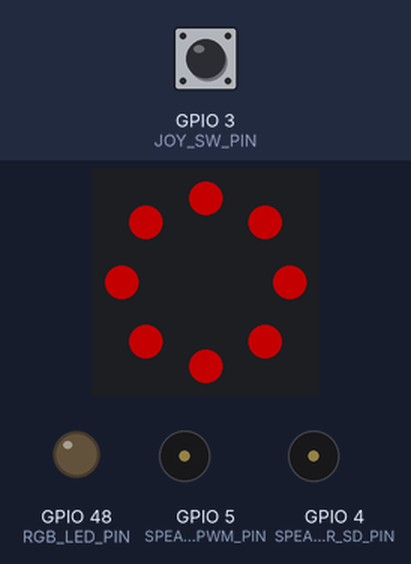
A program run on a simulated ESP32-S3. Shown: 8 RGB LEDs in a ring, first at the top, clockwise, output pins drawn as LEDs (lit = HIGH), buzzer (waves = sounding, pin HIGH). Inputs (shaded band) come from the test bench; at power-on: GPIO 3 (JOY_SW_PIN) HIGH. Dim RGB values are drawn brighter than linear; what the program prints to the serial monitor is not drawn.

Above: at 1.6 s.
3.4 s: GPIO 3 (JOY_SW_PIN) pulled LOW for 0.15 s
At 3.63 s:
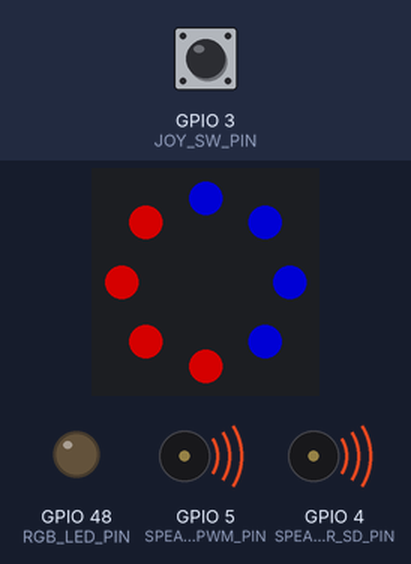
4.1 s: GPIO 3 (JOY_SW_PIN) pulled LOW for 1 s
At 4.85 s:
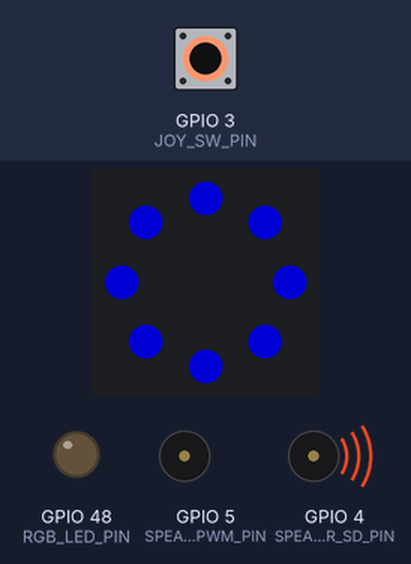
5.7 s: GPIO 3 (JOY_SW_PIN) pulsed LOW 5 times (0.12 s each, 0.3 s apart)
At 8.0 s:
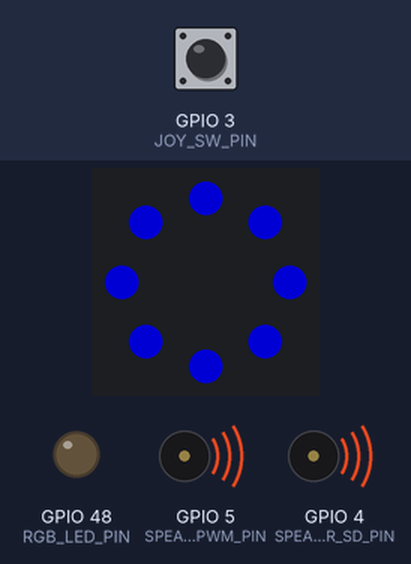
8.7 s: GPIO 3 (JOY_SW_PIN) pulled LOW for 3.2 s
At 9.5 s:
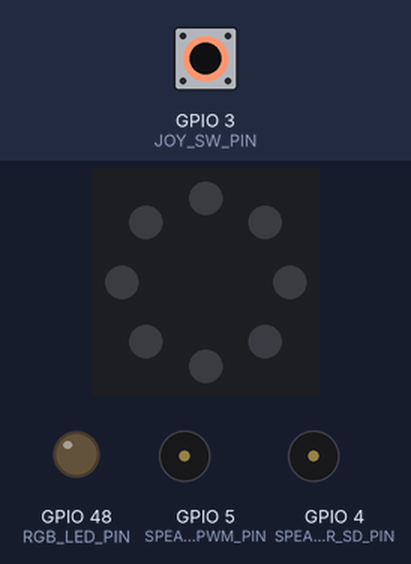
Timing chart, 0 to 11.7 s (numbered marks = the images above; inputs shaded):
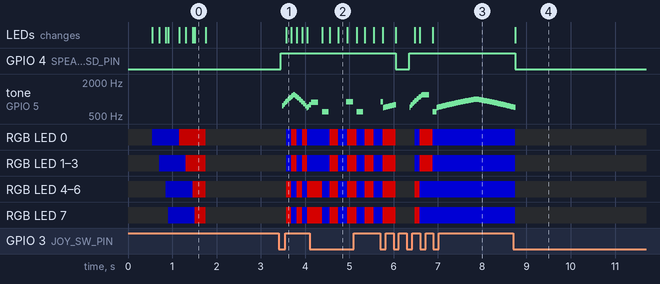

Measured:
- after the input at 3.4 s, GPIO 4 (SPEAKER_SD_PIN): LOW → HIGH after 0.05 s; tone on GPIO 5 (SPEAKER_PWM_PIN): plays 756 Hz for 0.03 s, 812 Hz for 0.01 s, 826 Hz for 0.03 s, 882 Hz for 0.01 s, 896 Hz for 0.01 s, 910 Hz for 0.03 s … (34 notes in this stretch), starting after 0.08 s
- after the input at 4.1 s, the LEDs: change after 0.28 s (image 2)
- after the input at 5.7 s, GPIO 4 (SPEAKER_SD_PIN): HIGH → LOW after 0.35 s, → HIGH 0.30 s later
- after the input at 8.7 s, GPIO 4 (SPEAKER_SD_PIN): HIGH → LOW after 0.05 s; the LEDs: change after 0.05 s (image 4)

The program:

main.cpp
```cpp
/*
 * =====================================================
 *  🚑 AMBULANS SİSTEMİ v2 — ESP32-S3
 * =====================================================
 *  MODLAR (butona her basışta bir sonraki moda geçer):
 *
 *  MOD 0 — KAPALI
 *    LED kapalı, ses yok
 *
 *  MOD 1 — KLASİK AMBULANS
 *    Sol yarı mavi / sağ yarı kırmızı hızlı yanıp söner
 *    Ses: Wee-Woo sweep (700Hz ↔ 1200Hz)
 *
 *  MOD 2 — FULL RENK DÖNGÜSÜ
 *    Tüm LEDler → tam MAVİ ... tam KIRMIZI (hızlı dönüşüm)
 *    Ses: Çift bip (iki farklı ton art arda)
 *
 *  MOD 3 — YAVAŞ FLAŞ
 *    3 sn KIRMIZI → 3 sn MAVİ (sert geçiş)
 *    Ses: Uzun iniş-çıkış (ağır sirn tonu)
 *
 *  Bağlantılar:
 *    Joystick : SW→GPIO3 | X→GPIO1 | Y→GPIO2 | 3V3→3V3 | GND→GND
 *    Hoparlör : SD→GPIO4 | IN+→GPIO5 | GND→GND
 *    LED Ring : DIN→GPIO6 | VCC→5V | GND→GND
 * =====================================================
 */

#include <Arduino.h>
#include <Adafruit_NeoPixel.h>

// ── Pin Tanımları ─────────────────────────────────
#define JOY_SW_PIN      3
#define SPEAKER_SD_PIN  4
#define SPEAKER_PWM_PIN 5
#define LED_PIN         6
#define LED_COUNT       8
#define RGB_LED_PIN     48   // ESP32-S3 dahili RGB

// ── PWM ───────────────────────────────────────────
#define PWM_CHANNEL     0
#define PWM_RESOLUTION  8

// ── Nesneler ──────────────────────────────────────
Adafruit_NeoPixel ring(LED_COUNT, LED_PIN, NEO_GRB + NEO_KHZ800);

// ── Mod ───────────────────────────────────────────
int  currentMode   = 0;      // 0=Kapalı, 1=Klasik, 2=FullRenk, 3=YavaşFlaş
#define MAX_MODES   4

// ── Buton debounce ────────────────────────────────
bool          lastBtnState  = HIGH;
bool          debouncedBtn  = HIGH;
unsigned long lastDebounce  = 0;
#define DEBOUNCE_MS 50

// ── LED zamanlaması ───────────────────────────────
unsigned long lastLedUpdate = 0;
bool          flashState    = false;  // mavi mi kırmızı mı
bool          ledIsOn       = true;

// ── Ses zamanlaması ───────────────────────────────
unsigned long lastSoundUpdate = 0;
int  currentFreq    = 700;
int  sirenDir       = +1;

// Mod2: çift bip durumu
int  bipPhase       = 0;       // 0=bip1, 1=bekleme1, 2=bip2, 3=bekleme2
unsigned long bipTimer = 0;

// Mod3: 3 sn blok sayacı
unsigned long blockStart = 0;
bool          blockRed   = true;  // true=kırmızı blok

// ── Yardımcı ──────────────────────────────────────
void setRGB(uint8_t r, uint8_t g, uint8_t b) {
  neopixelWrite(RGB_LED_PIN, r, g, b);
}

void speakerOn(int freq) {
  if (freq < 20) freq = 20;
  ledcWriteTone(PWM_CHANNEL, freq);
}

void speakerOff() {
  ledcWrite(PWM_CHANNEL, 0);
}

void allLed(uint8_t r, uint8_t g, uint8_t b) {
  ring.fill(ring.Color(r, g, b));
  ring.show();
}

void ledOff() {
  ring.clear();
  ring.show();
  setRGB(0, 0, 0);
}

// ── Mod geçişinde sıfırla ─────────────────────────
void enterMode(int mode) {
  currentMode  = mode;
  lastLedUpdate  = millis();
  lastSoundUpdate = millis();
  flashState   = false;
  ledIsOn      = true;
  currentFreq  = 700;
  sirenDir     = +1;
  bipPhase     = 0;
  bipTimer     = millis();
  blockStart   = millis();
  blockRed     = true;

  if (mode == 0) {
    speakerOff();
    digitalWrite(SPEAKER_SD_PIN, LOW);
    ledOff();
    Serial.println("MOD 0 — Kapalı");
  } else {
    digitalWrite(SPEAKER_SD_PIN, HIGH);
    Serial.printf("MOD %d aktif\n", mode);
  }
}

// ── MOD 1: Klasik Ambulans ────────────────────────
//    Sol yarı mavi / sağ yarı kırmızı — hızlı blink
//    Ses: 700↔1200 sweep
void updateMode1(unsigned long now) {
  // LED: 120ms'de bir renk/taraf değişimi
  if (now - lastLedUpdate >= 120) {
    lastLedUpdate = now;
    ring.clear();
    for (int i = 0; i < LED_COUNT / 2; i++) {
      ring.setPixelColor(i,               flashState ? ring.Color(255,0,0) : ring.Color(0,0,255));
      ring.setPixelColor(i + LED_COUNT/2, flashState ? ring.Color(0,0,255) : ring.Color(255,0,0));
    }
    ring.show();
    setRGB(flashState ? 50 : 0, 0, flashState ? 0 : 50);
    flashState = !flashState;
  }

  // Ses: sweep 700↔1200
  if (now - lastSoundUpdate >= 8) {
    lastSoundUpdate = now;
    currentFreq += sirenDir * 14;
    if (currentFreq >= 1200) { currentFreq = 1200; sirenDir = -1; }
    if (currentFreq <= 700)  { currentFreq = 700;  sirenDir = +1; }
    speakerOn(currentFreq);
  }
}

// ── MOD 2: Full Renk Döngüsü ─────────────────────
//    Tüm ring: MAVİ → KIRMIZI loopу (200ms'de bir)
//    Ses: çift bip (900Hz + 600Hz, art arda, kısa bekleme)
void updateMode2(unsigned long now) {
  // LED: 200ms'de bir tam mavi ↔ tam kırmızı
  if (now - lastLedUpdate >= 200) {
    lastLedUpdate = now;
    if (!flashState) {
      allLed(0, 0, 255);       // Tam Mavi
      setRGB(0, 0, 60);
    } else {
      allLed(255, 0, 0);       // Tam Kırmızı
      setRGB(60, 0, 0);
    }
    flashState = !flashState;
  }

  // Ses: çift bip pattern
  // Faz 0: bip1 (900Hz, 150ms)
  // Faz 1: sessiz (80ms)
  // Faz 2: bip2 (600Hz, 150ms)
  // Faz 3: sessiz (400ms)
  const int BIP_DURATIONS[] = {150, 80, 150, 400};
  const int BIP_FREQS[]     = {900,   0, 600,   0};

  if (now - bipTimer >= (unsigned long)BIP_DURATIONS[bipPhase]) {
    bipTimer = now;
    bipPhase = (bipPhase + 1) % 4;
    if (BIP_FREQS[bipPhase] > 0) {
      speakerOn(BIP_FREQS[bipPhase]);
    } else {
      speakerOff();
    }
  }
}

// ── MOD 3: Yavaş Flaş ────────────────────────────
//    3 sn kırmızı, 3 sn mavi (sert geçiş)
//    Ses: yavaş sweep 500↔1000 Hz (ağır siren)
void updateMode3(unsigned long now) {
  // LED: 3 saniyede bir renk değişimi
  if (now - blockStart >= 3000) {
    blockStart = now;
    blockRed   = !blockRed;
  }

  // Rengi sürekli yaz (her loop)
  static bool lastBlockRed = !blockRed;
  if (lastBlockRed != blockRed) {
    lastBlockRed = blockRed;
    if (blockRed) {
      allLed(255, 0, 0);
      setRGB(60, 0, 0);
      Serial.println("  → KIRMIZI");
    } else {
      allLed(0, 0, 255);
      setRGB(0, 0, 60);
      Serial.println("  → MAVİ");
    }
  }

  // Ses: yavaş sweep 500↔1000 Hz
  if (now - lastSoundUpdate >= 18) {
    lastSoundUpdate = now;
    currentFreq += sirenDir * 6;
    if (currentFreq >= 1000) { currentFreq = 1000; sirenDir = -1; }
    if (currentFreq <= 500)  { currentFreq = 500;  sirenDir = +1; }
    speakerOn(currentFreq);
  }
}

// ── Buton okuma ───────────────────────────────────
bool readButtonPressed() {
  bool reading = digitalRead(JOY_SW_PIN);

  if (reading != lastBtnState) {
    lastDebounce = millis();
    lastBtnState = reading;
  }

  if ((millis() - lastDebounce) > DEBOUNCE_MS) {
    if (reading != debouncedBtn) {
      debouncedBtn = reading;
      if (debouncedBtn == LOW) {
        return true;  // Yeni basış!
      }
    }
  }
  return false;
}

// ── Setup ─────────────────────────────────────────
void setup() {
  Serial.begin(115200);
  delay(500);

  Serial.println("\n╔══════════════════════════════════════╗");
  Serial.println("║   🚑 Ambulans v2 — 3 Mod + Kapalı   ║");
  Serial.println("╠══════════════════════════════════════╣");
  Serial.println("║  Buton: MOD 0→1→2→3→0→...           ║");
  Serial.println("║  MOD 0: Kapalı                       ║");
  Serial.println("║  MOD 1: Klasik ambulans              ║");
  Serial.println("║  MOD 2: Tam mavi↔kırmızı + çift bip ║");
  Serial.println("║  MOD 3: 3sn kırmızı↔mavi + ağır ses ║");
  Serial.println("╚══════════════════════════════════════╝\n");

  pinMode(JOY_SW_PIN, INPUT_PULLUP);
  pinMode(SPEAKER_SD_PIN, OUTPUT);
  digitalWrite(SPEAKER_SD_PIN, LOW);

  // PWM başlat
  ledcSetup(PWM_CHANNEL, 2000, PWM_RESOLUTION);
  ledcAttachPin(SPEAKER_PWM_PIN, PWM_CHANNEL);
  speakerOff();

  // NeoPixel
  ring.begin();
  ring.setBrightness(130);
  ring.clear();
  ring.show();

  // Dahili RGB
  pinMode(RGB_LED_PIN, OUTPUT);
  setRGB(0, 0, 0);

  // Başlangıç animasyonu
  for (int i = 0; i < LED_COUNT; i++) {
    ring.setPixelColor(i, ring.Color(0, 0, 180));
    ring.show();
    delay(50);
  }
  delay(200);
  for (int i = 0; i < LED_COUNT; i++) {
    ring.setPixelColor(i, ring.Color(180, 0, 0));
    ring.show();
    delay(50);
  }
  delay(200);
  ring.clear();
  ring.show();

  setRGB(0, 20, 0);  // Hazır → yeşil
  delay(400);
  setRGB(0, 0, 0);

  Serial.println("Hazır! MOD 0 (Kapalı). Butona bas.");
}

// ── Loop ──────────────────────────────────────────
void loop() {
  unsigned long now = millis();

  // Buton basıldıysa bir sonraki moda geç
  if (readButtonPressed()) {
    int nextMode = (currentMode + 1) % MAX_MODES;
    enterMode(nextMode);
  }

  // Aktif modu çalıştır
  switch (currentMode) {
    case 1: updateMode1(now); break;
    case 2: updateMode2(now); break;
    case 3: updateMode3(now); break;
    default: break;  // MOD 0 = hiçbir şey yapma
  }

  delay(1);
}
```
